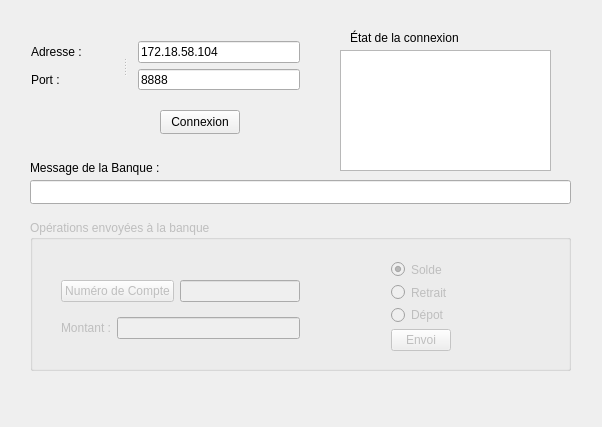
<?xml version="1.0" encoding="UTF-8"?>
<ui version="4.0">
 <class>Dab</class>
 <widget class="QWidget" name="Dab">
  <property name="geometry">
   <rect>
    <x>0</x>
    <y>0</y>
    <width>602</width>
    <height>427</height>
   </rect>
  </property>
  <property name="windowTitle">
   <string>Dab</string>
  </property>
  <widget class="QLabel" name="label_EtatConnexion">
   <property name="geometry">
    <rect>
     <x>350</x>
     <y>30</y>
     <width>171</width>
     <height>16</height>
    </rect>
   </property>
   <property name="text">
    <string>État de la connexion</string>
   </property>
  </widget>
  <widget class="QLabel" name="label_MessageBanque">
   <property name="geometry">
    <rect>
     <x>30</x>
     <y>160</y>
     <width>161</width>
     <height>16</height>
    </rect>
   </property>
   <property name="text">
    <string>Message de la Banque :</string>
   </property>
  </widget>
  <widget class="QGroupBox" name="groupBox">
   <property name="enabled">
    <bool>false</bool>
   </property>
   <property name="geometry">
    <rect>
     <x>30</x>
     <y>220</y>
     <width>541</width>
     <height>151</height>
    </rect>
   </property>
   <property name="title">
    <string>Opérations envoyées à la banque</string>
   </property>
   <property name="checkable">
    <bool>false</bool>
   </property>
   <widget class="QWidget" name="layoutWidget">
    <property name="geometry">
     <rect>
      <x>350</x>
      <y>30</y>
      <width>82</width>
      <height>112</height>
     </rect>
    </property>
    <layout class="QVBoxLayout" name="verticalLayout_2">
     <item>
      <layout class="QVBoxLayout" name="verticalLayout">
       <item>
        <widget class="QRadioButton" name="radioButton_Solde">
         <property name="enabled">
          <bool>false</bool>
         </property>
         <property name="text">
          <string>Solde</string>
         </property>
         <property name="checked">
          <bool>true</bool>
         </property>
        </widget>
       </item>
       <item>
        <widget class="QRadioButton" name="radioButton_Retrait">
         <property name="text">
          <string>Retrait</string>
         </property>
        </widget>
       </item>
       <item>
        <widget class="QRadioButton" name="radioButton_Depot">
         <property name="enabled">
          <bool>false</bool>
         </property>
         <property name="text">
          <string>Dépot</string>
         </property>
        </widget>
       </item>
      </layout>
     </item>
     <item>
      <widget class="QPushButton" name="pushButton_Envoi">
       <property name="text">
        <string>Envoi</string>
       </property>
      </widget>
     </item>
    </layout>
   </widget>
   <widget class="QWidget" name="layoutWidget">
    <property name="geometry">
     <rect>
      <x>20</x>
      <y>40</y>
      <width>261</width>
      <height>101</height>
     </rect>
    </property>
    <layout class="QVBoxLayout" name="verticalLayout_3">
     <item>
      <layout class="QHBoxLayout" name="horizontalLayout">
       <item>
        <widget class="QPushButton" name="pushButton_NumeroCompte">
         <property name="text">
          <string>Numéro de Compte</string>
         </property>
        </widget>
       </item>
       <item>
        <widget class="QLineEdit" name="lineEdit_NumeroCompte"/>
       </item>
      </layout>
     </item>
     <item>
      <layout class="QHBoxLayout" name="horizontalLayout_2">
       <item>
        <widget class="QLabel" name="label_Montant">
         <property name="text">
          <string>Montant :</string>
         </property>
        </widget>
       </item>
       <item>
        <widget class="QLineEdit" name="lineEdit_Montant"/>
       </item>
      </layout>
     </item>
    </layout>
   </widget>
  </widget>
  <widget class="QLineEdit" name="lineEdit_MessageBanque">
   <property name="geometry">
    <rect>
     <x>30</x>
     <y>180</y>
     <width>541</width>
     <height>24</height>
    </rect>
   </property>
   <property name="readOnly">
    <bool>true</bool>
   </property>
  </widget>
  <widget class="QPushButton" name="pushButton_Connexion">
   <property name="geometry">
    <rect>
     <x>160</x>
     <y>110</y>
     <width>80</width>
     <height>24</height>
    </rect>
   </property>
   <property name="text">
    <string>Connexion</string>
   </property>
  </widget>
  <widget class="QSplitter" name="splitter">
   <property name="geometry">
    <rect>
     <x>20</x>
     <y>30</y>
     <width>291</width>
     <height>71</height>
    </rect>
   </property>
   <property name="orientation">
    <enum>Qt::Horizontal</enum>
   </property>
   <widget class="QWidget" name="layoutWidget">
    <layout class="QVBoxLayout" name="verticalLayout_5">
     <item>
      <widget class="QLabel" name="label_Adresse">
       <property name="text">
        <string>Adresse :</string>
       </property>
      </widget>
     </item>
     <item>
      <widget class="QLabel" name="label_Port">
       <property name="text">
        <string>Port :</string>
       </property>
      </widget>
     </item>
    </layout>
   </widget>
   <widget class="QWidget" name="layoutWidget">
    <layout class="QVBoxLayout" name="verticalLayout_6">
     <item>
      <widget class="QLineEdit" name="lineEdit_Adresse">
       <property name="text">
        <string>172.18.58.104</string>
       </property>
      </widget>
     </item>
     <item>
      <widget class="QLineEdit" name="lineEdit_Port">
       <property name="text">
        <string>8888</string>
       </property>
      </widget>
     </item>
    </layout>
   </widget>
  </widget>
  <widget class="QListWidget" name="listWidget_Etat">
   <property name="geometry">
    <rect>
     <x>340</x>
     <y>50</y>
     <width>211</width>
     <height>121</height>
    </rect>
   </property>
  </widget>
 </widget>
 <layoutdefault spacing="6" margin="11"/>
 <resources/>
 <connections/>
</ui>
